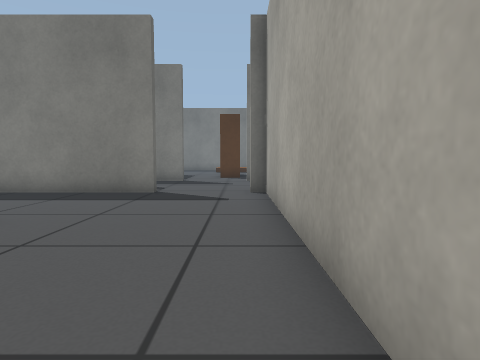
[1] (above)

24 first-person views from a walk through a Gazebo world. The camera is 0.5 m above the floor, tilts 4° down and sees 75° across. The floor is counted in squares, 0.5 m on a side. Each view is taken from the middle of a square. On the plan, view 1 faces up. The plan holds only what a view shows up to about 12 squares ahead; the rest is blank.

[2]
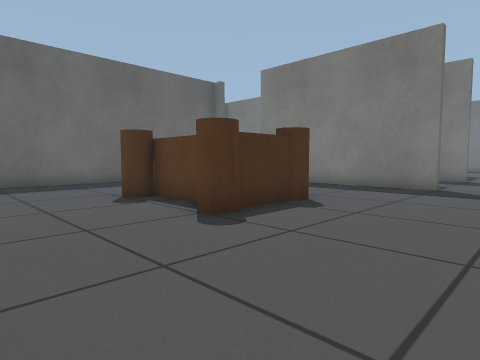

[3]
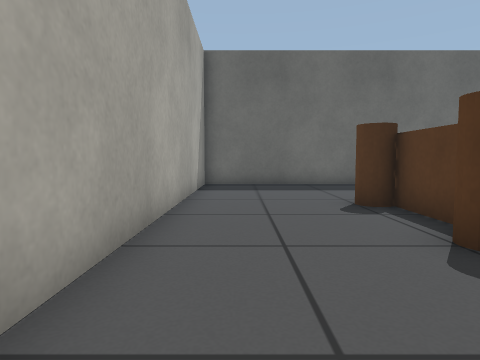

[4]
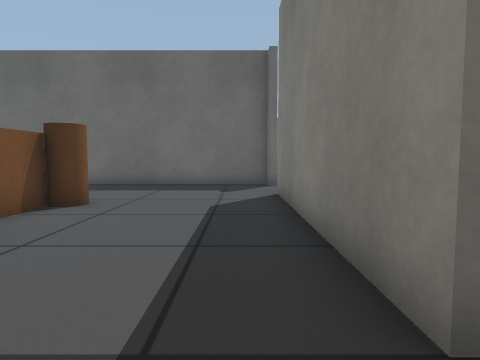

[5]
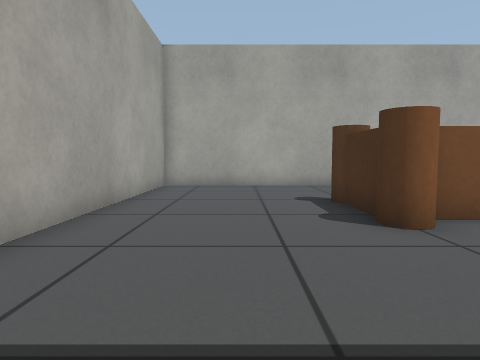

[6]
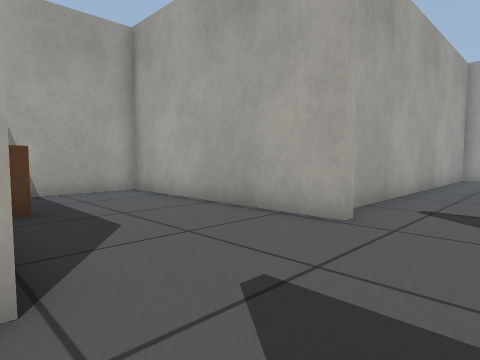

[7]
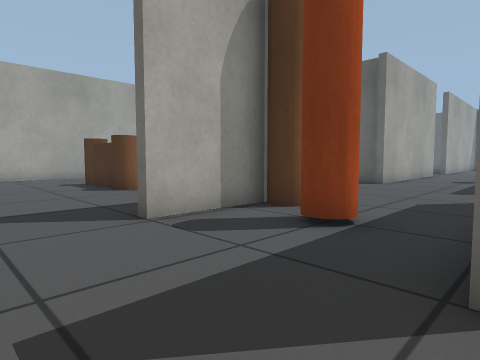

[8]
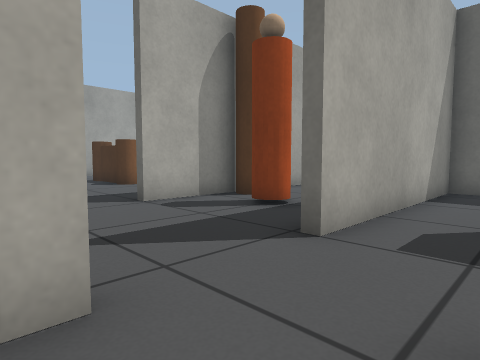

[9]
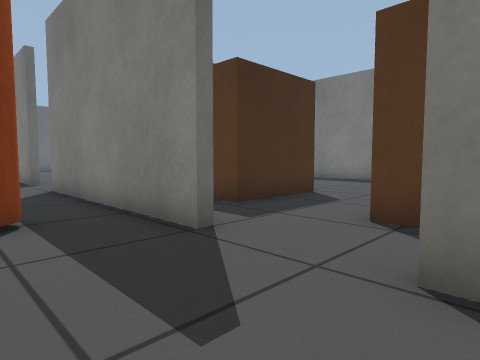

[10]
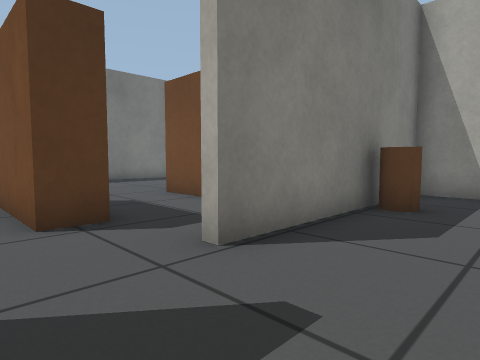

[11]
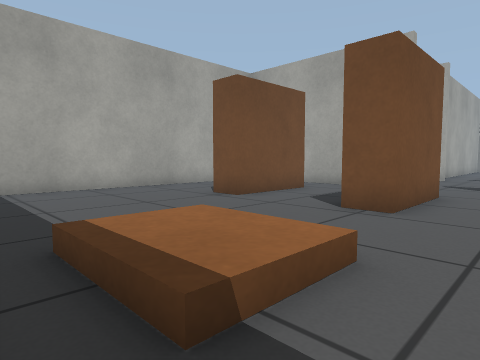

[12]
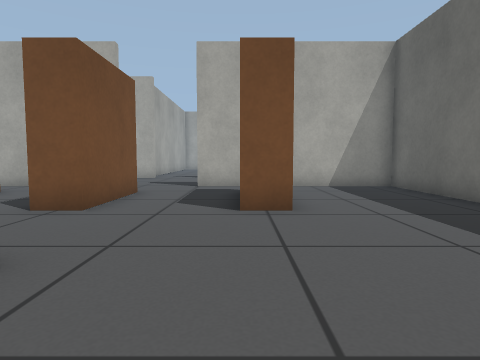

[13]
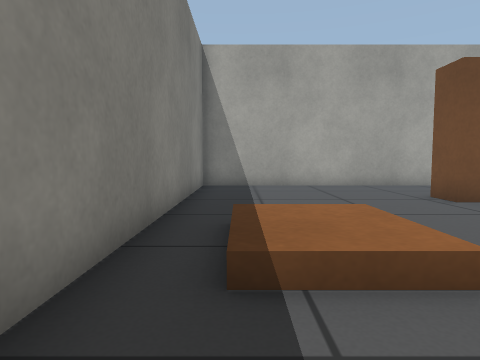

[14]
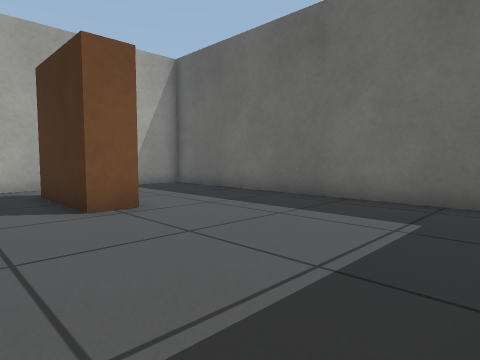

[15]
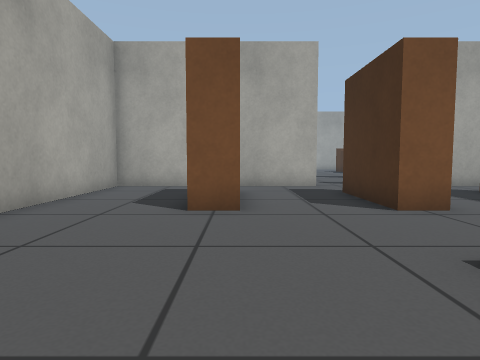

[16]
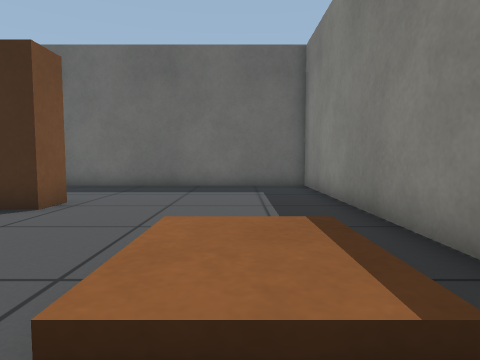

[17]
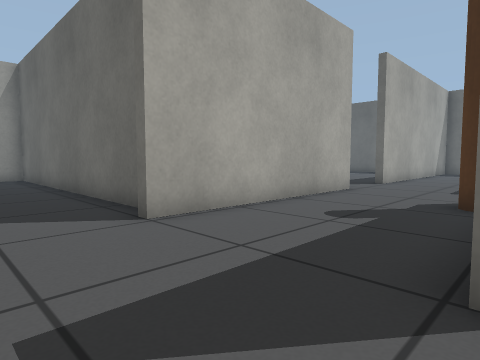

[18]
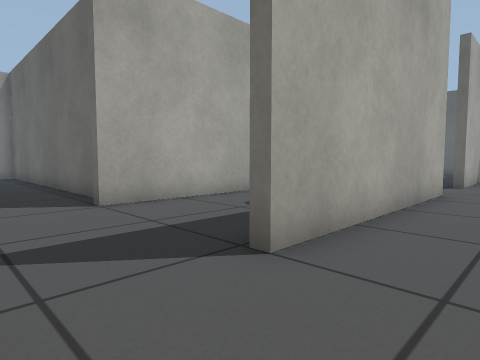

[19]
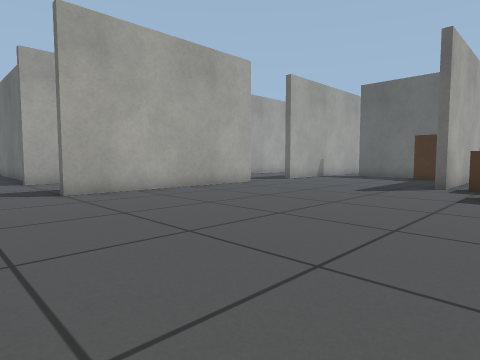

[20]
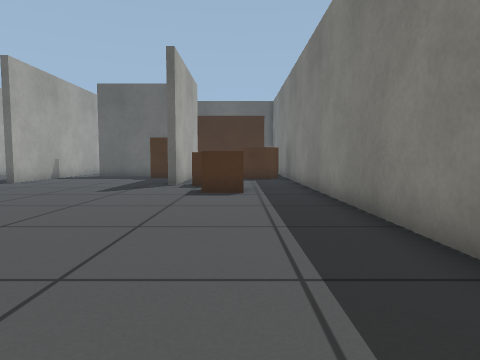

[21]
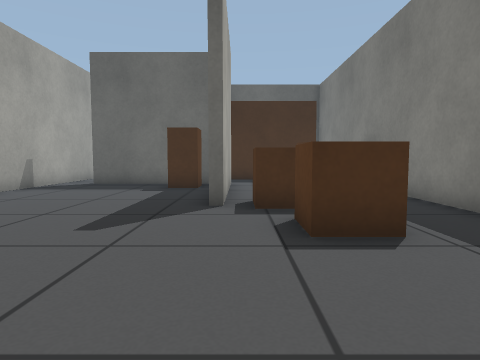

[22]
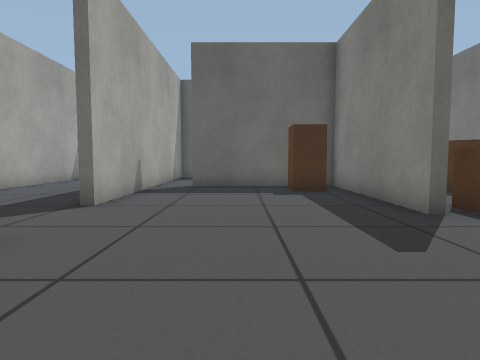

[23]
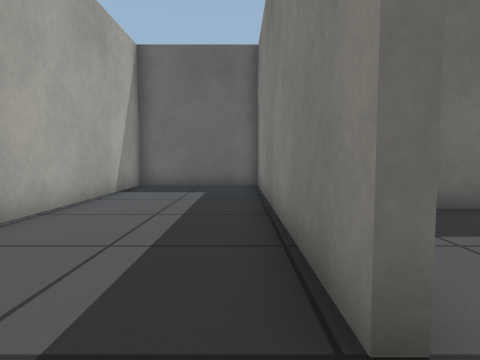

[24]
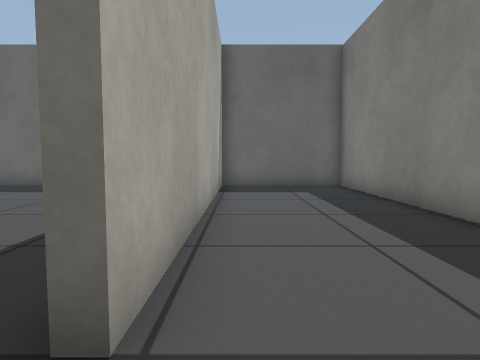

### Floor plan
Points are (right, up) in squares from view 1. A wall is a line through its corners. A room is listed if a view was taken in it or the views show most of it. See-through windows are left out.
Room 1 (views 1, 2, 3, 4, 5)
walls: (-2.4, 9.1) (-9.8, 9.1); (-13, 9.1) (-13, -2.3) (0.7, -2.3) (0.7, 9.1) (0.2, 9.1)
ways out: opening at (-11, 9) to room 2; opening at (-1, 9) to room 2
objects: brown cylinder (-8, 2) to (-7, 2); brown cylinder (-8, 4) to (-7, 4); brown box (-6, 2) to (-5, 4); brown cylinder (-5, 2) to (-4, 2); brown cylinder (-5, 4) to (-4, 4)
Room 2 (views 6, 7, 9, 10, 17, 23, 24)
walls: (-12.4, 13.7) (-13.6, 13.7); (-9, 9.4) (-8.1, 9.4); (-5.6, 9.4) (-2.5, 9.4); (-19.8, 9.4) (-12.5, 9.4); (-2.4, 13.7) (-9.8, 13.7); (-22.5, 13.7) (-32.3, 13.7) (-32.3, 9.4) (-22.4, 9.4); (0.2, 9.4) (7.3, 9.4) (7.3, 13.7) (0.2, 13.7)
ways out: opening at (-11, 9) to room 1; opening at (-1, 9) to room 1; opening at (-1, 14) to room 3; opening at (-21, 14) to room 4; opening at (-11, 14) to room 4; opening at (-21, 9)
objects: pillar (-18, 13) to (-17, 13); pillar (-6, 10) to (-5, 10); person (-5, 11) to (-4, 12); bin (4, 13) to (5, 13)
Room 3 (views 8, 11, 12, 13, 14, 15, 16)
walls: (0.2, 14) (7.3, 14) (7.3, 25.4) (-9.4, 25.4) (-9.4, 14) (-2.5, 14)
ways out: opening at (-1, 14) to room 2
objects: brown box (-5, 16) to (-4, 19); brown box (-1, 16) to (0, 19); brown box (3, 16) to (4, 19)
Room 4 (views 18, 19, 20, 21, 22)
walls: (-19.8, 14) (-12.5, 14); (-26.4, 20.7) (-21.5, 20.7) (-21.5, 20.4) (-27.1, 20.4) (-27.1, 15.3); (-13, 25.4) (-24.2, 25.4); (-26.6, 25.4) (-28.2, 25.4); (-26.5, 14) (-22.5, 14)
ways out: opening at (-21, 14) to room 2; opening at (-11, 14) to room 2; opening at (-27, 15)
objects: wardrobe (-26, 19); brown cylinder (-26, 23) to (-25, 25); crate (-22, 22) to (-21, 22); crate (-20, 22) to (-19, 23)

Where each view was taken, in squares from view 1:
view 1: 0 up, 0 right, facing up
view 2: 2 down, 0 right, facing up-left
view 3: 1 down, 1 left, facing left
view 4: 8 up, 1 left, facing left
view 5: 9 up, 2 left, facing down
view 6: 14 up, 2 left, facing down-right
view 7: 14 up, 0 right, facing down-left
view 8: 16 up, 1 right, facing down-left
view 9: 11 up, 1 right, facing up-left
view 10: 11 up, 2 left, facing up-right
view 11: 25 up, 3 left, facing down-right
view 12: 25 up, 4 left, facing down
view 13: 24 up, 4 left, facing right
view 14: 25 up, 2 left, facing down-left
view 15: 25 up, 3 right, facing down
view 16: 23 up, 2 right, facing left
view 17: 14 up, 10 left, facing down-left
view 18: 16 up, 10 left, facing down-left
view 19: 23 up, 10 left, facing down-left
view 20: 23 up, 10 left, facing left
view 21: 21 up, 15 left, facing left
view 22: 17 up, 16 left, facing left
view 23: 13 up, 21 left, facing left
view 24: 10 up, 21 left, facing left
